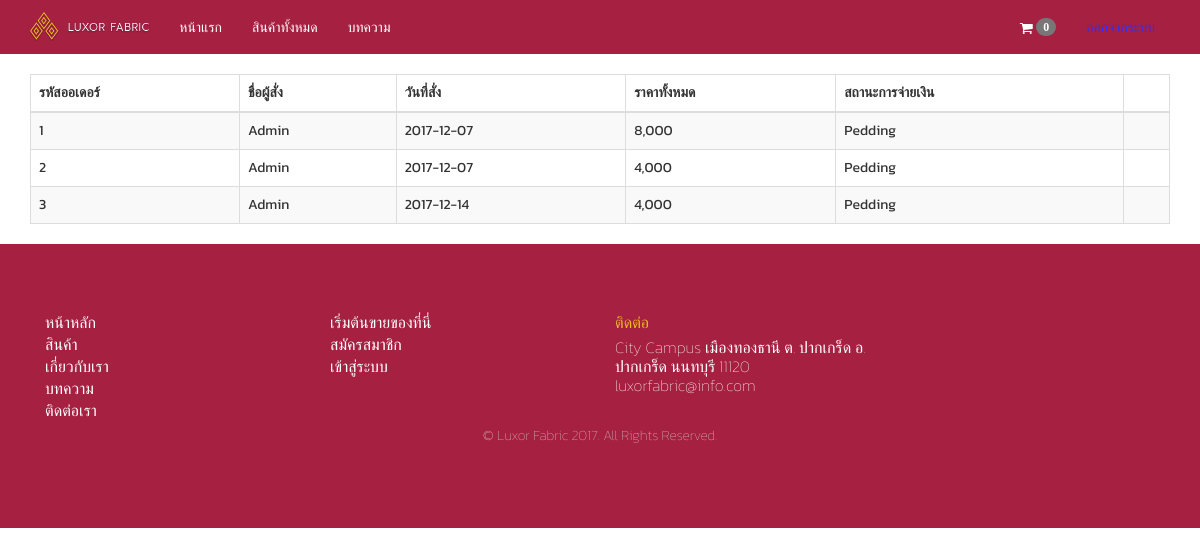
Page /History.php (signed in) on the earlier database version.
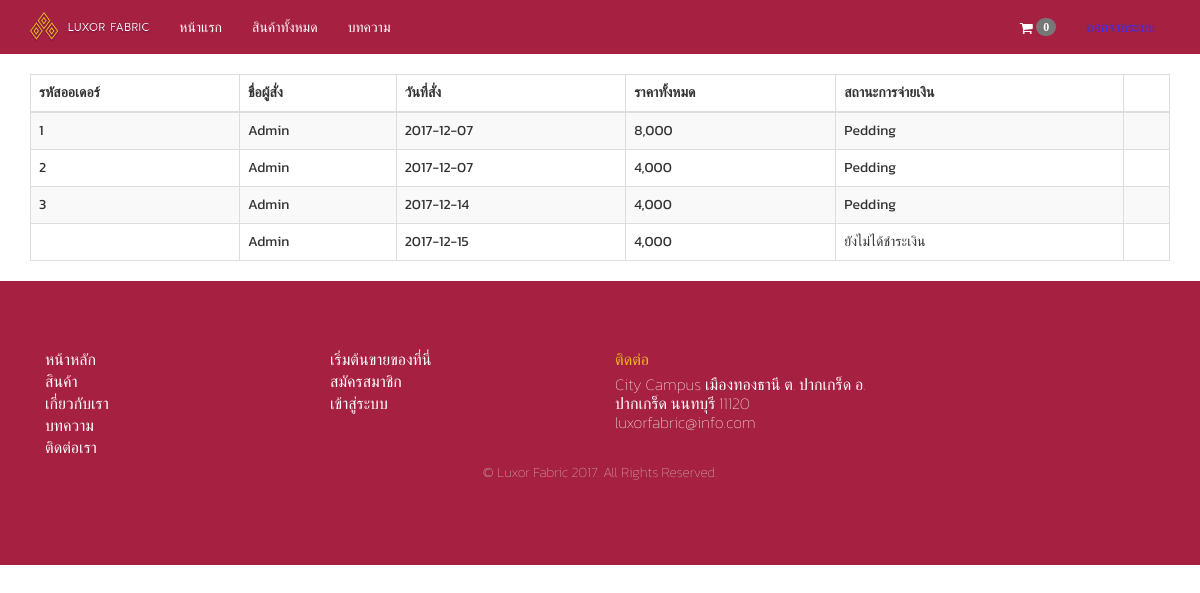
Same page on the later database version.
### tables this page shows
CREATE TABLE `store_product_shipment` (
  `id_shipment` int(11) NOT NULL,
  `id_order` int(11) NOT NULL,
  `id_payment` int(11) NOT NULL,
  `Status` varchar(1) NOT NULL,
  `id_store` int(11) NOT NULL,
  `id_shipping` int(11) DEFAULT NULL,
  `ShipCode` varchar(15) DEFAULT NULL
);

CREATE TABLE `order_product` (
  `id_order` int(11) NOT NULL,
  `id_user` int(11) NOT NULL,
  `Date_order` date NOT NULL,
  `Tax` varchar(5) NOT NULL,
  `Name` varchar(100) NOT NULL,
  `LastName` varchar(100) NOT NULL,
  `Tel` varchar(30) NOT NULL,
  `Address` varchar(255) NOT NULL,
  `Zip` varchar(10) NOT NULL,
  `Send_email_order` varchar(100) NOT NULL,
  `Totalprice` int(11) NOT NULL
);

### History.php (the view, shortened to what this page needs)
<!DOCTYPE html>
<html>
<head>
	<link rel="stylesheet" type="text/css" href="css/reset.css">
	<link rel="stylesheet" type="text/css" href="css/style.css">
	<link rel="stylesheet" type="text/css" href="css/footer.css">
	<link rel="stylesheet" type="text/css" href="css/font-awesome.min.css">
	<link rel="stylesheet" type="text/css" href="css/bootstrap.min.css">
	<link rel="stylesheet" type="text/css" href="css/style-mobi.css">
  	<link rel="stylesheet" type="text/css" href="css/media.css">
	<link rel="stylesheet" type="text/css" href="slick/slick.css"/>
</head>
<body>
	<div id="wrapper">
		<?php include "header.php"; ?>
		<div class="container">
            <div class="row">
                <div class="col-md-12 col-sm-12 col-xs-12">
                        <table id="datatable-responsive2" class="table table-striped table-bordered dt-responsive nowrap" cellspacing="0" width="100%">
                        <thead>
                            <tr>
                                <th>รหัสออเดอร์</th>
                                <th>ชื่อผู้สั่ง</th>
                                <th>วันที่สั่ง</th>
                                <th>ราคาทั้งหมด</th>
                                <th>สถานะการจ่ายเงิน</th>
                                <th> </th>
                            </tr>
                        </thead>
                        <tbody>
                        <?php
                            $iduser = $_SESSION['idnumLoginWebsite'];
                            $select = "SELECT * FROM `Order_product` op
                                        LEFT JOIN Store_product_shipment sps ON sps.id_order = op.id_order
                                        WHERE op.id_user = '$iduser'
                                        ORDER BY op.id_order;";
                            $query = mysqli_query($connect,$select);
                            if(mysqli_num_rows($query)>0){
                                while($row = mysqli_fetch_array($query)){
                                ?>
                                <tr>
                                    <td><?php echo $row['id_order']; ?></td>
                                    <td><?php echo $row['Name']; ?></td>
                                    <td><?php echo $row['Date_order']; ?></td>
                                    <td><?php echo number_format($row['Totalprice']); ?></td>
                                    <td><?php
                                            if(!empty($row['id_shipment'])){
                                                if($row['Status'] == '1'){echo "Success";}
                                                else if($row['Status'] == '0'){echo "Pedding";}
                                            }
                                            else{ echo "ยังไม่ได้ชำระเงิน";}
                                        ?></td>
                                    <td></td>
                                </tr>
                                <?php
                                }
                            }
                        ?>
                        </tbody>
                    </table>
                </div>
            </div>
        </div>
		<?php include "footer.php"; ?>
	</div>
</body>
</html>

Differences in the rows shown:
added order_product: Name "Admin", Date_order "2017-12-15", Totalprice "4,000", shows "ยังไม่ได้ชำระเงิน"
